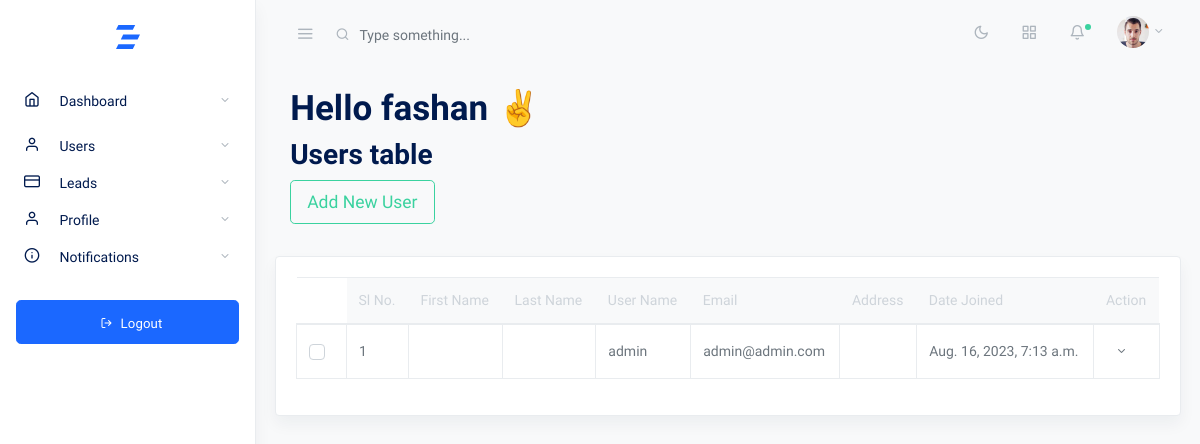
Before: /base/add_new_user/ (signed in) with the older database file.
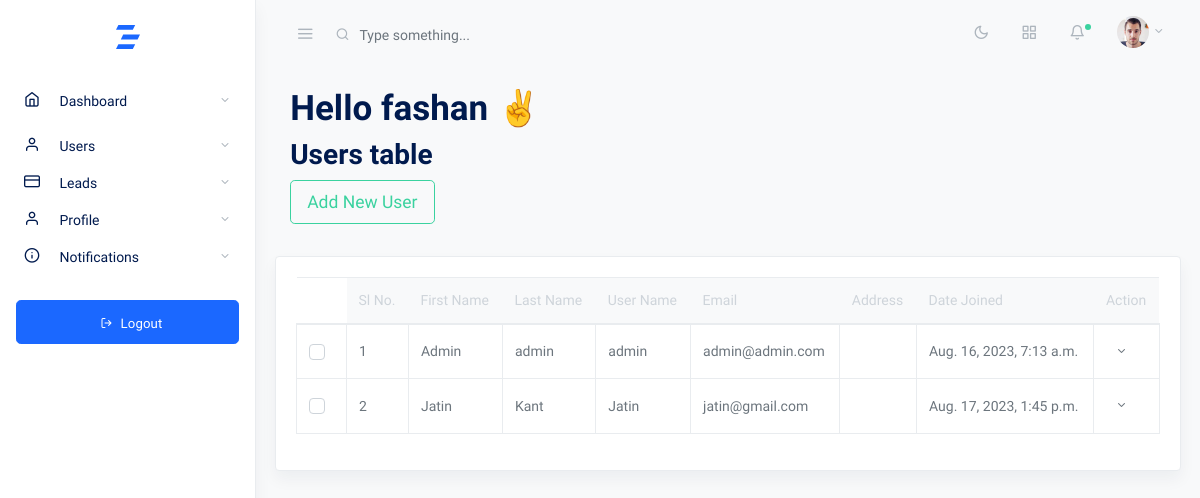
After: the same page with the newer database file.
### accounts/models.py (models this page shows)
class CustomUserTypes(AbstractUser):
    is_sales = models.BooleanField(default = False)
    is_advisor = models.BooleanField(default=False)
    is_admin = models.BooleanField(default=False)

### base/views.py (the view)
# urls.py: path('add_new_user/', add_new_user, name='add_new_user'),
def add_new_user(request):
    if request.user.is_authenticated:
        filtered_user = CustomUserTypes.objects.filter(username=request.user)
        view_all_users = CustomUserTypes.objects.exclude(username=request.user)
        return render(request, 'base/add_new_user.html', locals())
    else:
        return render(request, 'base/add_new_user.html')

### templates/base/add_new_user.html (shortened to what this page needs)
{% extends 'base.html' %}
{% load static %}
{% block content %}
    <div class="wrapper">
        <main role="main" class="main-content">
            <div class="container-fluid">
                <div class="row justify-content-center">
                    <div class="col-12">
                        {% for fu in filtered_user %}
                        <h1 class="greeting">Hello {{fu}} ✌</h1>
                        {% endfor %}
                        <h2 class="mb-2 page-title">Users table</h2>
                        <p class="card-text">
                            <button type="button" class="btn mb-2 btn-outline-success btn-lg" data-toggle="modal"
                                data-target=".bd-example-modal-lg">Add New User</button>
                        </p>
                    </div>
                </div>
            </div>
           <div class="row my-4">
    <div class="col-md-12">
        <div class="card shadow">
            <div class="card-body">
                <table class="table datatables" id="dataTable-1">
                    <thead>
                        <tr>
                            <th></th>
                            <th class="table-header">Sl No.</th>
                            <th class="table-header">First Name</th>
                            <th class="table-header">Last Name</th>
                            <th class="table-header">User Name</th>
                            <th class="table-header">Email</th>
                            <th class="table-header">Address</th>
                            <th class="table-header">Date Joined</th>
                            <th class="table-header">Action</th>
                        </tr>
                    </thead>
                                <tbody class="table-bordered">
                                    {% for vau in view_all_users %}
                                    <tr>
                                        <td>
                                            <div class="custom-control custom-checkbox">
                                            </div>
                                        </td>
                                        <td>
                                            {{forloop.counter}}
                                        </td>
                                        <td>
                                            {{vau.first_name}}
                                        </td>
                                        <td>
                                            {{vau.last_name}}
                                        </td>
                                        <td>
                                            {{vau}}
                                        </td>
                                        <td>
                                            {{vau.email}}
                                        </td>
                                        <td>
                                        </td>
                                        <td>
                                            {{vau.date_joined}}
                                        </td>
                                        <td>
                                                <div class="dropdown">
                                                    <button class="btn btn-sm dropdown-toggle" type="button" id="dr4"
                                                        data-toggle="dropdown" aria-haspopup="true"
                                                        aria-expanded="false">
                                                    </button>
                                                </div>
                                        </td>
                                    </tr>
                                    {% endfor %}
                                </tbody>
                            </table>
                        </div>
                    </div>
                </div>
            </div>
    </div>
    </div>
{% endblock %}

Changed rows visible on the page:
changed CustomUserTypes "admin": first_name (not shown) → "Admin"; last_name (not shown) → "admin"
added CustomUserTypes: first_name "Jatin", last_name "Kant", username "Jatin", email "jatin@gmail.com", date_joined "Aug. 17, 2023, 1:45 p.m.", shown under "Users table"
